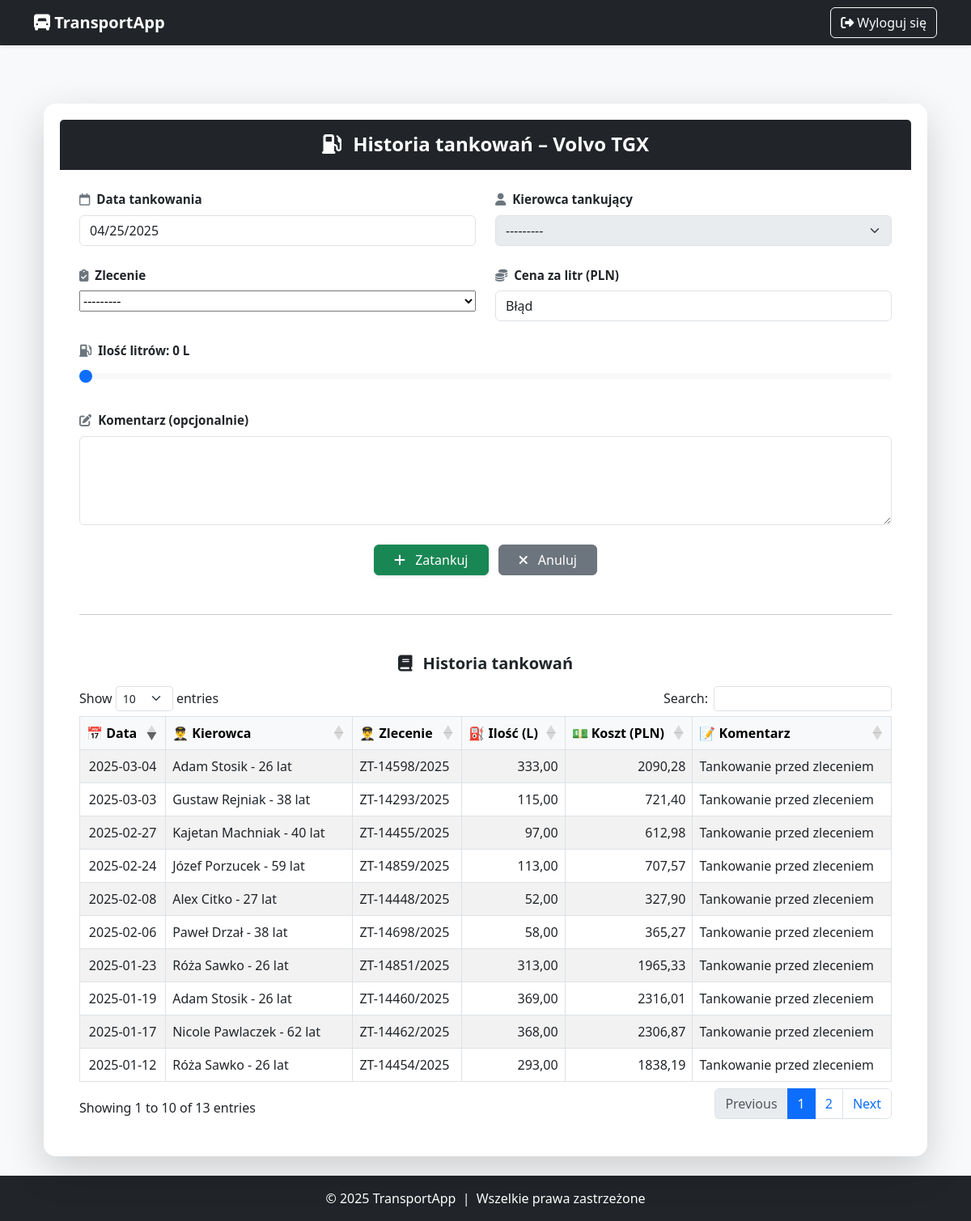
The app's page /users/ciezarowki/1702/tankowania/ (signed in) with its own data.
### users/models.py (models this page shows, shortened)
class Ciezarowka(models.Model):
    ciez_id = models.AutoField(primary_key=True)
    ciez_marka = models.CharField(max_length=50, verbose_name="Marka")
    ciez_model = models.CharField(max_length=50, verbose_name="Model")
    ciez_moc = models.IntegerField(
        verbose_name="Moc (KM)",
        validators=[MinValueValidator(0, message="Moc nie może być ujemna.")]
    )
    ciez_nr_rejestr = models.CharField(
        max_length=15,
        verbose_name="Numer rejestracyjny",
        validators=[RegexValidator(
            regex=r'^[A-Z0-9]{2,3}\s?[A-Z0-9]{4,6}$',
            message="Podaj poprawny numer rejestracyjny."
        )]
    )
    ciez_przebieg = models.IntegerField(
        verbose_name="Przebieg (km)",
        validators=[MinValueValidator(0, message="Przebieg nie może być ujemny.")]
    )
    ciez_rok_prod = models.IntegerField(
        verbose_name="Rok produkcji",
        validators=[
            MinValueValidator(0, message="Rok produkcji nie może być mniejszy od 0."),
            MaxValueValidator(date.today().year, message=f"Rok produkcji nie może być większy niż {date.today().year}.")
        ]
    )
    ciez_data_zakupu = models.DateField(verbose_name="Data zakupu")
    ciez_data_serwisu = models.DateField(verbose_name="Data ostatniego serwisu")
    ciez_masa_wlasna = models.DecimalField(
        max_digits=7, decimal_places=2,
        verbose_name="Masa własna (t)",
        validators=[MinValueValidator(0.01, message="Masa własna musi być większa od 0.")]
    )
    ciez_masa_ladunku = models.DecimalField(
        max_digits=7, decimal_places=2,
        verbose_name="Masa ładunku (t)",
        validators=[MinValueValidator(0.01, message="Masa ładunku musi być większa od 0.")]
    )
    ciez_dop_masa_calk = models.DecimalField(
        max_digits=7, decimal_places=2,
        verbose_name="Dopuszczalna masa całkowita (t)",
        validators=[MinValueValidator(0.01, message="Dopuszczalna masa całkowita musi być większa od 0.")]
    )
    ciez_spalanie_na_100km = models.DecimalField(
        max_digits=5, decimal_places=2,
        verbose_name="Spalanie na 100 km (l)",
        validators=[MinValueValidator(0, message="Spalanie nie może być mniejsze niż 0.")]
    )
    ciez_paliwo_litry = models.FloatField(
        verbose_name="Stan paliwa (l)",
        validators=[MinValueValidator(0)],
        null=True,
        blank=True
    )
    ciez_bak_max = models.FloatField(
        verbose_name="Pojemność baku (l)",
        validators=[MinValueValidator(1)],
        null=True,
        blank=True
    )

class Tankowanie(models.Model):
    ciezarowka = models.ForeignKey(Ciezarowka, on_delete=models.CASCADE)
    data = models.DateField()
    ilosc_litrow = models.DecimalField(max_digits=5, decimal_places=2)
    cena_za_litr = models.DecimalField(max_digits=5, decimal_places=2)
    koszt = models.DecimalField(max_digits=10, decimal_places=2, editable=False)
    kierowca = models.ForeignKey(Kierowca, on_delete=models.SET_NULL, null=True, blank=True)
    zlecenie = models.ForeignKey(Zlecenie, on_delete=models.SET_NULL, null=True, blank=True)
    komentarz = models.TextField(blank=True)

class Kierowca(models.Model):
    kier_id = models.AutoField(primary_key=True)
    kier_imie = models.CharField(max_length=100, verbose_name="Imię")
    kier_nazwisko = models.CharField(max_length=100, verbose_name="Nazwisko")
    data_urodzenia = models.DateField(verbose_name="Data urodzenia")
    kier_adres = models.TextField(verbose_name="Adres")
    kier_telefon = models.CharField(max_length=15, verbose_name="Telefon")
    kier_email = models.EmailField(verbose_name="Email")
    kier_lata_dosw = models.IntegerField(verbose_name="Lata doświadczenia")
    kier_przejech_km = models.IntegerField(verbose_name="Przejechane km")
    kier_liczba_wykroczen = models.IntegerField(verbose_name="Liczba wykroczeń")
    stawka_za_km = models.DecimalField(max_digits=6, decimal_places=2, verbose_name="Stawka za km (PLN)", default=1.50)
    def oblicz_wiek(self):
        today = date.today()
        return today.year - self.data_urodzenia.year - ((today.month, today.day) < (self.data_urodzenia.month, self.data_urodzenia.day))
    def __str__(self):
        return f"{self.kier_imie} {self.kier_nazwisko} - {self.oblicz_wiek()} lat"

class Zlecenie(models.Model):
    STATUS_CHOICES = [
        ("nie_rozpoczete", "Nie rozpoczęte"),
        ("w_realizacji", "W realizacji"),
        ("zamkniete", "Zamknięte"),
    ]
    id_zlec = models.AutoField(primary_key=True)
    miejsce_odb = models.CharField(max_length=255, verbose_name="Miejsce odbioru")
    miejsce_dost = models.CharField(max_length=255, verbose_name="Miejsce dostawy")
    przychod = models.DecimalField(max_digits=10, decimal_places=2, verbose_name="Przychód (PLN)")
    ilosc_ladunku = models.FloatField(verbose_name="Ilość ładunku (tony)")
    towar = models.CharField(max_length=255, verbose_name="Rodzaj towaru")
    data_otrzymania = models.DateField(verbose_name="Data otrzymania zlecenia")
    termin_realizacji = models.DateTimeField(null=True, blank=True, verbose_name="Termin realizacji")
    kierowca = models.ForeignKey('users.Kierowca', on_delete=models.SET_NULL, null=True, blank=True, verbose_name="Przypisany kierowca")
    ciezarowka = models.ForeignKey('users.Ciezarowka', on_delete=models.SET_NULL, null=True, blank=True, verbose_name="Przypisana ciężarówka")
    status = models.CharField(max_length=15, choices=STATUS_CHOICES, default="nie_rozpoczete", verbose_name="Status zlecenia")
    odleglosc_km = models.DecimalField(max_digits=8, decimal_places=2, null=True, blank=True)
    przewidywana_data_rozpoczecia = models.DateTimeField(null=True, blank=True)
    przewidywany_czas_realizacji = models.DurationField(null=True, blank=True)
    przewidywana_data_zakonczenia = models.DateTimeField(null=True, blank=True)
    przewidywany_koszt = models.DecimalField(max_digits=10, decimal_places=2, null=True, blank=True)
    rzeczywista_data_rozpoczecia = models.DateTimeField(null=True, blank=True,
                                                        verbose_name="Rzeczywista data rozpoczęcia")
    rzeczywista_data_zakonczenia = models.DateTimeField(null=True, blank=True,
                                                        verbose_name="Rzeczywista data zakończenia")
    rzeczywiste_przejechane_km = models.DecimalField(max_digits=8, decimal_places=2, null=True, blank=True,
                                                     verbose_name="Rzeczywiste przejechane km")
    rzeczywiste_spalone_litry = models.DecimalField(max_digits=8, decimal_places=2, null=True, blank=True,
                                                    verbose_name="Rzeczywiste spalone litry paliwa")
    rzeczywisty_koszt = models.DecimalField(max_digits=10, decimal_places=2, null=True, blank=True)
    zysk = models.DecimalField(max_digits=10, decimal_places=2, null=True, blank=True)
    def numer_zlecenia(self):
        return f"ZT-{self.id_zlec:04d}/{datetime.now().year}"

### users/views/ciezarowka_views.py (the view)
# urls.py: path("ciezarowki/<int:ciez_id>/tankowania/", historia_tankowania, name="historia_tankowania"),
@login_required
def historia_tankowania(request, ciez_id):
    ciezarowka = get_object_or_404(Ciezarowka, pk=ciez_id)
    tankowania = Tankowanie.objects.filter(ciezarowka=ciezarowka).order_by('-data')
    zlecenia_w_realizacji = Zlecenie.objects.filter(ciezarowka=ciezarowka, status="w_realizacji")
    min_do_zatankowania = 0
    max_do_zatankowania = max(0, math.floor(ciezarowka.ciez_bak_max - ciezarowka.ciez_paliwo_litry))
    if request.method == 'POST':
        form = TankowanieForm(request.POST)
        if form.is_valid():
            ilosc = form.cleaned_data['ilosc_litrow']
            cena = form.cleaned_data['cena_za_litr']
            zlecenie = form.cleaned_data['zlecenie']
            if zlecenie and zlecenie.ciezarowka != ciezarowka:
                messages.error(request, "Wybrane zlecenie nie jest przypisane do tej ciężarówki.")
            elif ilosc > max_do_zatankowania:
                messages.error(request, f"Nie można zatankować więcej niż {max_do_zatankowania} litrów!")
            elif not cena and form.cleaned_data['data']:
                data_str = form.cleaned_data['data'].strftime('YYYY-MM-DD')
                cena = get_cena_paliwa(data_str)
                if not cena:
                    messages.error(request, "Nie udało się pobrać ceny paliwa z API Orlenu.")
                    return redirect('historia_tankowania', ciez_id=ciez_id)
            else:
                tankowanie = form.save(commit=False)
                tankowanie.ciezarowka = ciezarowka
                tankowanie.koszt = round(ilosc * cena, 2)
                tankowanie.save()
                ciezarowka.ciez_paliwo_litry += ilosc
                ciezarowka.save()
                messages.success(request, f"Zatankowano {ilosc} litrów. Koszt: {tankowanie.koszt} zł.")
                return redirect('historia_tankowania', ciez_id=ciez_id)
    else:
        form = TankowanieForm(initial={'cena_za_litr': 6.26})
        form.fields['zlecenie'].queryset = zlecenia_w_realizacji
        form.fields['kierowca'].queryset = Kierowca.objects.all()
    zlecenia_json = json.dumps([
        {
            "id": z.pk,
            "kierowca": str(z.kierowca),
            "min": round(z.odleglosc_km * (ciezarowka.ciez_spalanie_na_100km / 100), 2),
            "max": round(ciezarowka.ciez_bak_max - ciezarowka.ciez_paliwo_litry, 2)
        } for z in zlecenia_w_realizacji
    ], cls=DjangoJSONEncoder)
    context = {
        "ciezarowka": ciezarowka,
        "tankowania": tankowania,
        "form": form,
        "max_do_zatankowania": max_do_zatankowania,
        "min_do_zatankowania": min_do_zatankowania,
        "zlecenia_json": zlecenia_json,
        "today_date": date.today().strftime('%Y-%m-%d'),
    }
    return render(request, "users/ciezarowki/historia_tankowania.html", context)

### users/forms.py
class TankowanieForm(forms.ModelForm):
    class Meta:
        model = Tankowanie
        fields = ['data', 'kierowca', 'zlecenie', 'ilosc_litrow', 'cena_za_litr', 'komentarz']
        widgets = {
            'zlecenie': forms.Select(attrs={'id': 'id_zlecenie'}),
        }

### users/templates/users/ciezarowki/historia_tankowania.html (shortened to what this page needs)
{% extends 'base.html' %}
{% load static %}
{% block content %}
<link rel="stylesheet" href="https://cdn.datatables.net/1.13.6/css/dataTables.bootstrap5.min.css" />
<div class="container mt-5">
    <div class="card shadow-lg border-0">
        <div class="card-header bg-dark text-white text-center py-3">
            <h4 class="fw-bold mb-0">
                <i class="fa-solid fa-gas-pump me-2"></i> Historia tankowań – {{ ciezarowka.ciez_marka }} {{ ciezarowka.ciez_model }}
            </h4>
        </div>
        <div class="card-body px-4 py-4">
            <form method="post">
                <div class="row g-4">
                    <div class="col-md-6">
                        <label class="form-label fw-semibold">
                            <i class="fa-regular fa-calendar me-1"></i> Data tankowania
                        </label>
                        <input type="date" class="form-control" id="id_data" name="data" value="{{ today_date }}" readonly>
                    </div>
                    <div class="col-md-6">
                        <label class="form-label fw-semibold">
                            <i class="fa-solid fa-user me-1"></i> Kierowca tankujący
                        </label>
                        <select class="form-select" name="kierowca" id="id_kierowca" disabled>
                            <option selected>---------</option>
                        </select>
                    </div>
                    <div class="col-md-6">
                        <label class="form-label fw-semibold">
                            <i class="fa-solid fa-clipboard-check me-1"></i> Zlecenie
                        </label>
                        <div class="form-select p-0 border-0">
                            {{ form.zlecenie }}
                        </div>
                    </div>
                    <div class="col-md-6">
                        <label class="form-label fw-semibold">
                            <i class="fa-solid fa-coins me-1"></i> Cena za litr (PLN)
                        </label>
                        <input type="text" id="id_cena_za_litr" name="cena_za_litr" class="form-control" readonly>
                    </div>
                    <div class="col-12">
                        <label class="form-label fw-semibold">
                            <i class="fa-solid fa-gas-pump me-1"></i> Ilość litrów: <span id="litryLabel">{{ min_do_zatankowania }}</span> L
                        </label>
                        <input type="range"
                               min="{{ min_do_zatankowania }}"
                               max="{{ max_do_zatankowania }}"
                               value="{{ min_do_zatankowania }}"
                               name="ilosc_litrow"
                               id="ilosc_litrow"
                               class="form-range"
                               step="0.1">
                    </div>
                    <div class="col-12">
                        <label class="form-label fw-semibold">
                            <i class="fa-solid fa-pen-to-square me-1"></i> Komentarz (opcjonalnie)
                        </label>
                        <textarea name="komentarz" class="form-control" rows="4">{{ form.komentarz.value|default_if_none:'' }}</textarea>
                    </div>
                </div>
                <div class="text-center mt-4">
                    <button type="submit" class="btn btn-success px-4 shadow-sm">
                        <i class="fa-solid fa-plus me-2"></i> Zatankuj
                    </button>
                    <a href="{% url 'zarzadzaj_ciezarowkami' %}" class="btn btn-secondary px-4 ms-2">
                        <i class="fa-solid fa-xmark me-2"></i> Anuluj
                    </a>
                </div>
            </form>
            {% if tankowania %}
                <hr class="my-5">
                <h5 class="text-center fw-bold mb-3"><i class="fa-solid fa-book me-2"></i> Historia tankowań</h5>
                <div class="table-responsive">
                    <table id="tankowaniaTable" class="table table-hover table-striped table-bordered align-middle">
                        <thead class="table-light text-center">
                            <tr>
                                <th>📅 Data</th>
                                <th>👨‍✈️ Kierowca</th>
                                <th>👨‍✈️ Zlecenie</th>
                                <th>⛽ Ilość (L)</th>
                                <th>💵 Koszt (PLN)</th>
                                <th>📝 Komentarz</th>
                            </tr>
                        </thead>
                        <tbody>
                            {% for t in tankowania %}
                            <tr>
                                <td class="text-center">{{ t.data|date:"Y-m-d" }}</td>
                                <td>{{ t.kierowca }}</td>
                                <td>{{ t.zlecenie.numer_zlecenia }}</td>
                                <td class="text-end">{{ t.ilosc_litrow }}</td>
                                <td class="text-end">{{ t.koszt|floatformat:2 }}</td>
                                <td>{{ t.komentarz }}</td>
                            </tr>
                            {% endfor %}
                        </tbody>
                    </table>
                </div>
            {% else %}
                <p class="text-center mt-4 text-muted">Brak zapisanych tankowań.</p>
            {% endif %}
        </div>
    </div>
</div>
{% endblock %}

### users/templates/users/ciezarowki/historia_tankowania.html (style rules this page uses)
input[type="range"] { accent-color: #198754; }
label.form-label i { color: #6c757d; }
.form-label { font-size: 0.95rem; }
.form-control input, .form-select select { width: 100%; }

### records on screen
Ciezarowka: ciez_marka "Volvo", ciez_model "TGX"
Tankowanie: data "2025-03-04", kierowca "Adam Stosik - 26 lat", zlecenie.numer_zlecenia "ZT-14598/2025", ilosc_litrow "333,00", koszt "2090,28", komentarz "Tankowanie przed zleceniem"
Tankowanie: data "2025-03-03", kierowca "Gustaw Rejniak - 38 lat", zlecenie.numer_zlecenia "ZT-14293/2025", ilosc_litrow "115,00", koszt "721,40", komentarz "Tankowanie przed zleceniem"
Tankowanie: data "2025-02-27", kierowca "Kajetan Machniak - 40 lat", zlecenie.numer_zlecenia "ZT-14455/2025", ilosc_litrow "97,00", koszt "612,98", komentarz "Tankowanie przed zleceniem"
Tankowanie: data "2025-02-24", kierowca "Józef Porzucek - 59 lat", zlecenie.numer_zlecenia "ZT-14859/2025", ilosc_litrow "113,00", koszt "707,57", komentarz "Tankowanie przed zleceniem"
Tankowanie: data "2025-02-08", kierowca "Alex Citko - 27 lat", zlecenie.numer_zlecenia "ZT-14448/2025", ilosc_litrow "52,00", koszt "327,90", komentarz "Tankowanie przed zleceniem"
Tankowanie: data "2025-02-06", kierowca "Paweł Drzał - 38 lat", zlecenie.numer_zlecenia "ZT-14698/2025", ilosc_litrow "58,00", koszt "365,27", komentarz "Tankowanie przed zleceniem"
Tankowanie: data "2025-01-23", kierowca "Róża Sawko - 26 lat", zlecenie.numer_zlecenia "ZT-14851/2025", ilosc_litrow "313,00", koszt "1965,33", komentarz "Tankowanie przed zleceniem"
Tankowanie: data "2025-01-19", kierowca "Adam Stosik - 26 lat", zlecenie.numer_zlecenia "ZT-14460/2025", ilosc_litrow "369,00", koszt "2316,01", komentarz "Tankowanie przed zleceniem"
Tankowanie: data "2025-01-17", kierowca "Nicole Pawlaczek - 62 lat", zlecenie.numer_zlecenia "ZT-14462/2025", ilosc_litrow "368,00", koszt "2306,87", komentarz "Tankowanie przed zleceniem"
Tankowanie: data "2025-01-12", kierowca "Róża Sawko - 26 lat", zlecenie.numer_zlecenia "ZT-14454/2025", ilosc_litrow "293,00", koszt "1838,19", komentarz "Tankowanie przed zleceniem"

### other values on screen
{{ min_do_zatankowania }} "0"
